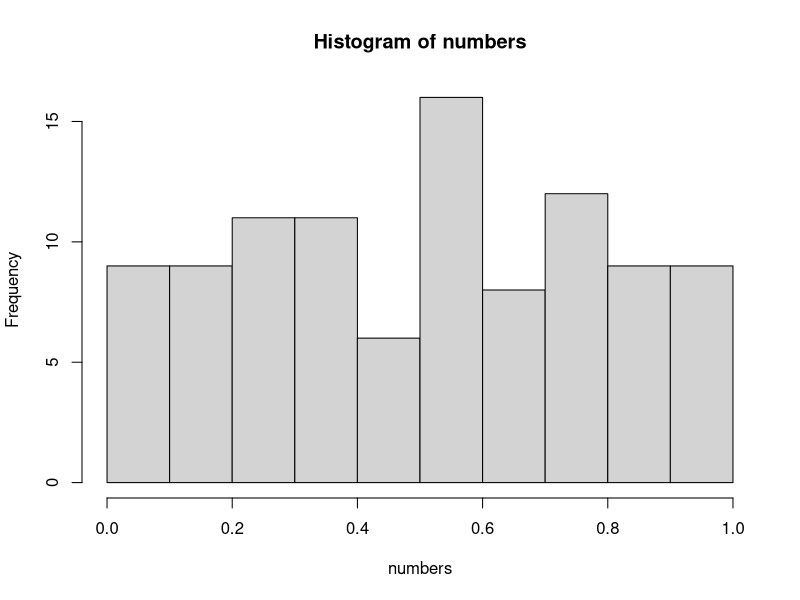
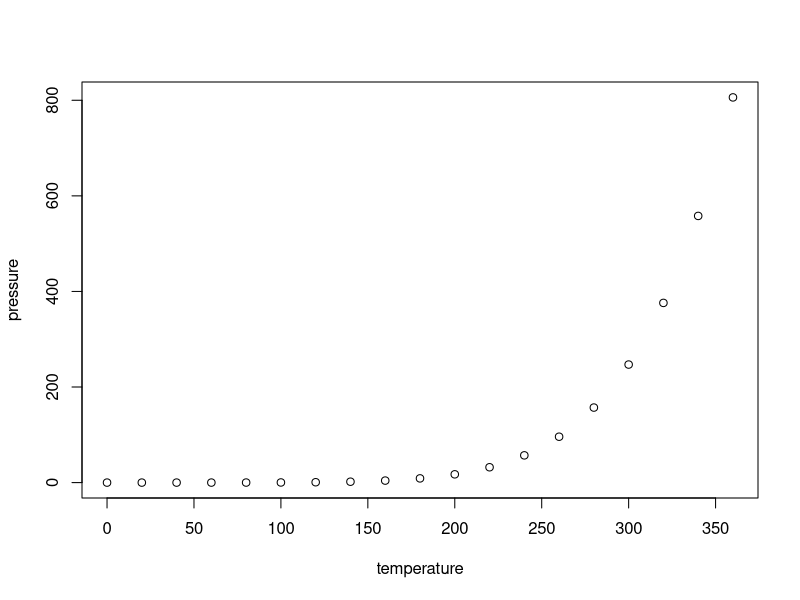

These charts were generated, in order, by the following R code:
## ---- chunk 1
numbers <- runif(1:100)  # make random numbers
hist(numbers)  # show histogram of the numbers
numbers_mean <- mean(numbers) # get the mean
## ---- chunk 2
print(numbers)
## ---- chunk 3
summary(cars)
## ---- chunk 4
plot(pressure)
